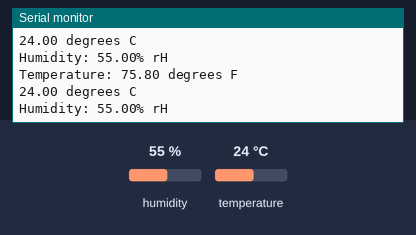
The sketch below on a simulated Arduino Uno, built with avr-gcc and run on an emulated ATmega328P. Shown: the last lines printed to the serial monitor. The inputs (shaded band) are chosen by the test bench; at power-on: humidity 55 %, temperature 24 °C.

Above: at 1.4 s.
1.5 s: humidity set to 22 %
At 2.3 s:
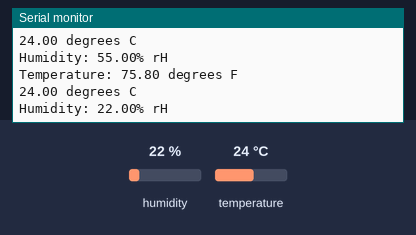
3.0 s: temperature set to 12 °C
At 4.0 s:
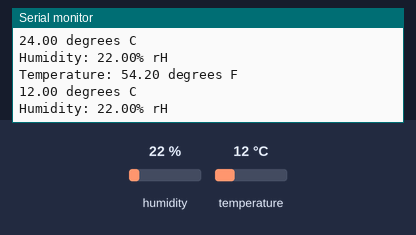
4.5 s: humidity set to 40 %
At 5.2 s:
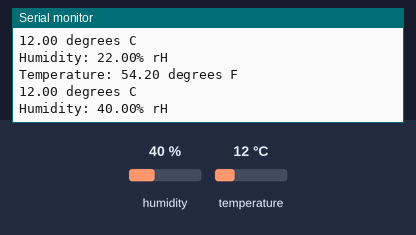
Timing chart, 0 to 7.5 s (numbered marks = the images above; inputs shaded):
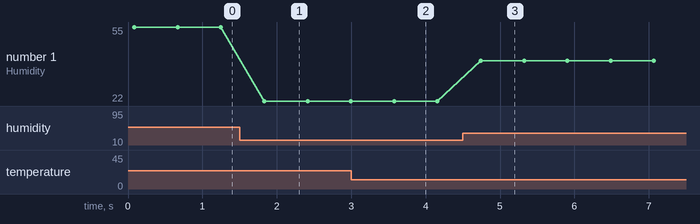

Measured:
- after the input at 1.5 s, the serial monitor: prints a new line after 0.33 s (image 1)
- after the input at 3.0 s, the serial monitor: prints a new line after 0.57 s (image 2)
- after the input at 4.5 s, the serial monitor: prints a new line after 0.24 s (image 3)
- plotted number 1: 55 → 22 after the input at 1.5 s, 22 → 40 after the input at 4.5 s

The sketch:

Temperature_Humidity_Sensor.ino
```cpp
/* APWS-HW-Temperature SP10
Jaime Sanchez, Rogrigo Romero, Evan LeBel, Ian Skillman
*/

#include <Adafruit_AHTX0.h>

Adafruit_AHTX0 aht;


void setup() {
  Serial.begin(115200);
  Serial.println("Adafruit AHT10/AHT20 demo!");
  if (! aht.begin()) {
    Serial.println("Could not find AHT? Check wiring");
    while (1) delay(10);
  }
  Serial.println("AHT10 or AHT20 found");
}

void loop() {
  // put your main code here, to run repeatedly:
  sensors_event_t humidity, temp;
  aht.getEvent(&humidity, &temp);// populate temp and humidity objects with fresh data
  Serial.print("Temperature: ");
  Serial.print(((temp.temperature * 9) + 3) / 5 + 32); //farenheight
  Serial.println(" degrees F");
  Serial.print(temp.temperature); //celcius
  Serial.println(" degrees C");
  Serial.print("Humidity: ");
  Serial.print(humidity.relative_humidity);
  Serial.println("% rH");
  delay(500);

}
```
